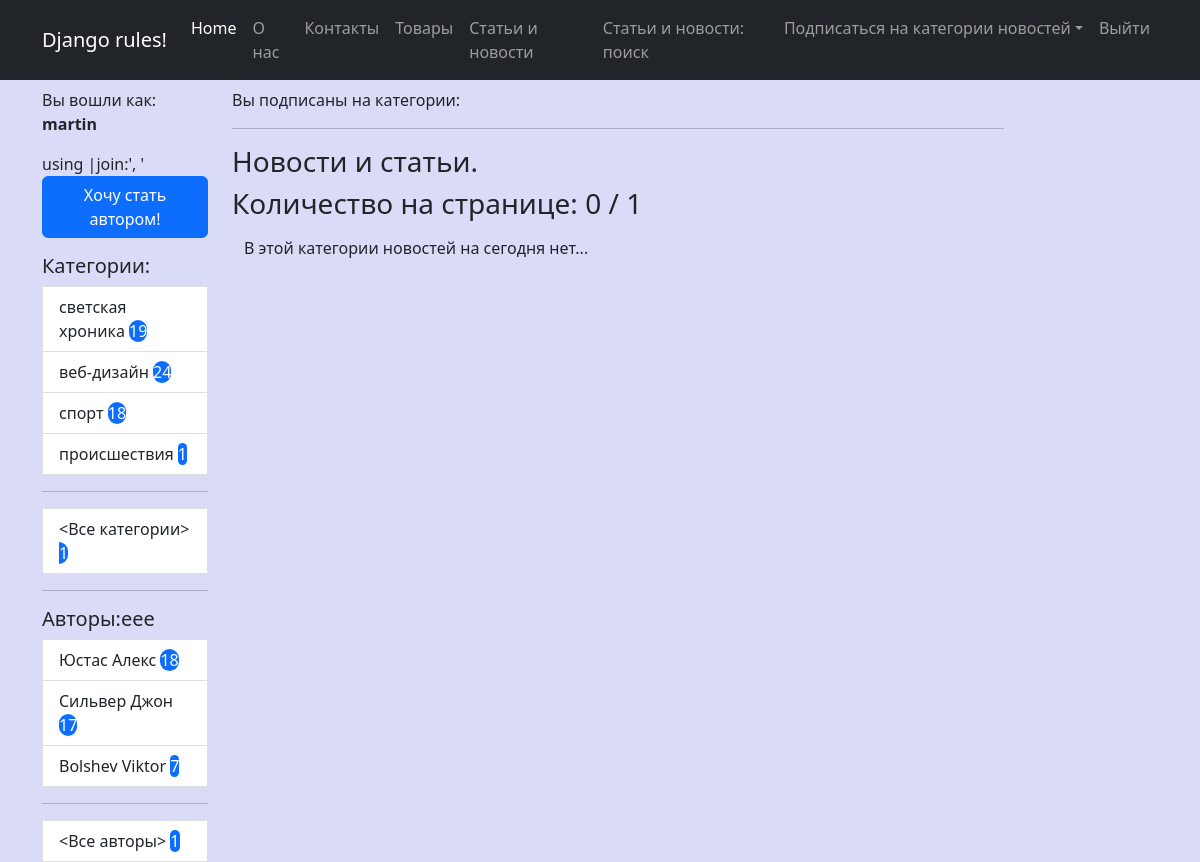
The page /author/4/ (signed in) on the database as committed earlier.
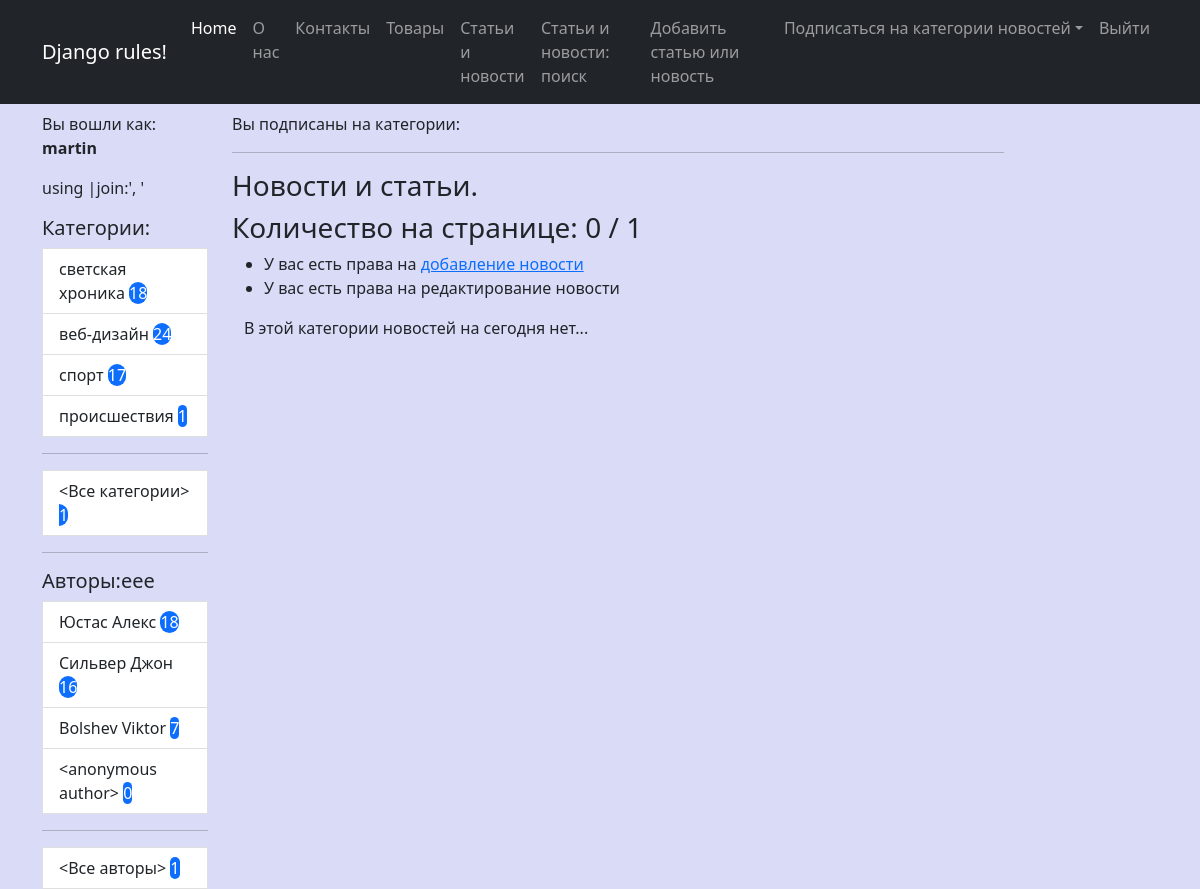
The same page on the database as committed later.
### news/models.py (models this page shows, shortened)
class Category(m.Model):
    name = m.CharField(max_length=30, unique=True, verbose_name="Категория")
    user = m.ManyToManyField(User, through='UserCategory')
    def get_absolute_url(self):
        return reverse_lazy('news_by_cat', kwargs = {'pk':self.id})
    class Meta:
        ordering = ['-name']
        verbose_name = "Категория"
        verbose_name_plural = 'Категории'

class Author(m.Model):
    user = m.OneToOneField(User, on_delete=m.CASCADE)
    rating = m.SmallIntegerField(default=0, verbose_name='Рейтинг')
    def get_absolute_url(self):
        return reverse_lazy('news_by_author', kwargs = {'pk':self.id})
    def __str__(self) -> str:
        name = f"{self.user.last_name} {self.user.first_name}".strip()
        name = '<anonymous author>' if not name else name
        return name

### news/views.py (the view)
# urls.py: path('author/<int:pk>/', NewsByAuthor.as_view(), name='news_by_author'),
class NewsByAuthor(LoginRequiredMixin, CustomContextMixin, ListView):
    model = Post
    template_name = 'news/news.html'
    context_object_name = 'news'
    paginate_by = 3
    def get_queryset(self, **kwargs):
        qs = super().get_queryset(**kwargs)
        return qs.filter(author_id=self.kwargs.get('pk'))

### news/templates/news/news.html (shortened to what this page needs)
{% extends 'base.html' %}
{% load custom_filters %}
{% block content %}
    <hr>
    {% if current_category %}
        <h3>Новости и статьи. Категория <em>{{ current_category }}</em></h3>
        <a href="{% url 'follow_category' current_category.pk %}" class="btn btn-secondary">Подписаться</a>
        <a href="{% url 'unfollow_category' current_category.pk %}" class="btn btn-danger">Отписаться</a>
    {% else %}
        <h3>Новости и статьи.</h3>
    {% endif %}
    <h3>Количество на странице: {{ news|length }} / {{ news_count }}</h3>
    <ul>
        {% if perms.news.add_post %}
        <li>У вас есть права на <a href="{% url 'add_news' %}">добавление новоcти</a></li>
        {% endif %}
        {% if perms.news.change_post %}
        <li>У вас есть права на редактирование новости</li>
        {% endif %}
    </ul>
    <div class="container mt-10">
        {% for nws in page_obj %}
        <div class="row">
            <div class="card mb-3" style="width: 80rem;">
                <div class="card header">Категория:
                    <p>
                    {% for cat in nws.categories.all  %}
                        <a href="{{ cat.get_absolute_url }}" class="btn btn-secondary">{{ cat.name }}</a>
                    {% endfor %}
                </p>
                </div>
                <div class="card-body">
                    <h5 class="card-title text-center">
                    {{ nws.title|censor }}
                    </h5>
                    <h5>
                        Автор: <a href="{{ nws.author.get_absolute_url }}">{{ nws.author }}</a>
                    </h5>
                    <p class="card-text">{{ nws.content|censor|truncatewords:50 }}</p>
                    <a href="{{ nws.get_absolute_url }}" class="btn btn-primary">Подробности...</a>
                </div>
                <div class="card-footer">
                    {{ nws.created_dtm|date:'d.m.Y' }}: С момента опубликования прошло {{ nws.created_dtm|timesince }}
                </div>
              </div>
        </div>
        {% empty %}
                    <p class="card-text">В этой категории новостей на сегодня нет...</p>
        {% endfor %}
    </div>
{% endblock content %}

### templates/base.html (shortened to what this page needs)
{% load static %}
{% load custom_filters %}
<!DOCTYPE html>
<html lang="en">
    <head>
        <link href="https://cdn.jsdelivr.net/npm/bootstrap@5.2.1/dist/css/bootstrap.min.css" rel="stylesheet">
        <link href="https://getbootstrap.com/docs/5.2/assets/css/docs.css" rel="stylesheet">
        <link href="{% static 'css/my_style.css' %}" rel="stylesheet" type="text/css">
    </head>
    <body>
        {% include 'inc/_navbar.html' %}
        <div class="container">
            <div class="row mt-2">
                <div class="col-lg-2">
                    <p>Вы вошли как: <b>{{ request.user.username }}</b>
                        <p>{{ cats_by_user|join:', '}}</p><span class="comment">using |join:', '</span>
                    {% if is_not_author %}
                    <a href="{% url 'upgrade' %}" class="btn btn-primary"> Хочу стать автором!</a>
                    {% endif %}
                    </p>
                    {% include 'inc/_sidebar.html' %}
                </div>
                <div class="col-lg-10">
                    <p>Вы подписаны на категории:
                    </p>
                    <div class="col-lg-10 text-start">
                        {% block content %}{% endblock content %}
                    </div>
                </div>
            </div>
        </div>
    </body>
</html>

### templates/inc/_sidebar.html
<div class="list-group">
    <h5>Категории:</h5>
    <div class="col-lt-1">
        {% for cat in categories %}
        <a href="{{ cat.get_absolute_url }}" class="list-group-item list-group-item-action" aria-current="true">
        {{ cat.name }} <span class="'badge rounded-pill text-bg-primary">{{ cat.cnt }}</span>
        </a>
        {% endfor %}
        <hr>
        <a href="{% url 'all_news' %}" class="list-group-item list-group-item-action" aria-current="true">
            <Все категории> <span class="'badge rounded-pill text-bg-primary"> {{ news_count }}</span>
        </a>
    </div>
</div>
<hr>
<h5>Авторы:eee</h5>
<div class="list-group">
    <div class="col-lt-1">
        {% for auth in authors %}
        <a href="{{ auth.get_absolute_url }}" class="list-group-item list-group-item-action" aria-current="true">
        {{ auth|default:'anonymous' }} <span class="'badge rounded-pill text-bg-primary"> {{ auth.cnt }}</span>
        </a>
        {% endfor %}
        <hr>
        <a href="{% url 'all_news' %}" class="list-group-item list-group-item-action" aria-current="true">
            <Все авторы> <span class="'badge rounded-pill text-bg-primary"> {{ news_count }}</span>
        </a>
    </div>
</div>

Rows that differ between the two databases and show on the page:
computed for Category "светская хроника": cnt "19" → "18"
computed for Category "спорт": cnt "18" → "17"
computed for Author "Сильвер Джон": cnt "17" → "16"
added Author: user.first_name "<anonymous author>", cnt "0"
Other text that changed with them:
text no longer shown: "Хочу стать автором!"
text now shown: "Добавить статью или новость У вас есть права на добавление новоcти У вас есть права на редактирование новости"
